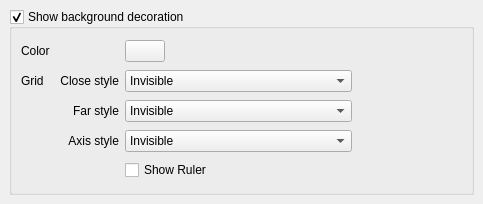
<ui version="4.0" >
 <class>GridNetConfigPage</class>
 <widget class="QFrame" name="GridNetConfigPage" >
  <property name="geometry" >
   <rect>
    <x>0</x>
    <y>0</y>
    <width>483</width>
    <height>204</height>
   </rect>
  </property>
  <property name="windowTitle" >
   <string>Settings</string>
  </property>
  <layout class="QVBoxLayout" >
   <property name="margin" >
    <number>9</number>
   </property>
   <property name="spacing" >
    <number>6</number>
   </property>
   <item>
    <widget class="QGroupBox" name="grid_group" >
     <property name="sizePolicy" >
      <sizepolicy>
       <hsizetype>5</hsizetype>
       <vsizetype>5</vsizetype>
       <horstretch>0</horstretch>
       <verstretch>0</verstretch>
      </sizepolicy>
     </property>
     <property name="title" >
      <string>Show background decoration</string>
     </property>
     <property name="checkable" >
      <bool>true</bool>
     </property>
     <layout class="QGridLayout" >
      <property name="margin" >
       <number>9</number>
      </property>
      <property name="spacing" >
       <number>6</number>
      </property>
      <item row="1" column="0" >
       <widget class="QLabel" name="label_5" >
        <property name="text" >
         <string>Grid   </string>
        </property>
       </widget>
      </item>
      <item row="0" column="0" colspan="2" >
       <widget class="QLabel" name="label_3" >
        <property name="text" >
         <string>Color</string>
        </property>
        <property name="alignment" >
         <set>Qt::AlignLeading|Qt::AlignLeft|Qt::AlignVCenter</set>
        </property>
       </widget>
      </item>
      <item row="1" column="1" >
       <widget class="QLabel" name="Close style" >
        <property name="text" >
         <string>Close style</string>
        </property>
        <property name="alignment" >
         <set>Qt::AlignRight|Qt::AlignTrailing|Qt::AlignVCenter</set>
        </property>
       </widget>
      </item>
      <item row="1" column="2" colspan="2" >
       <widget class="QComboBox" name="style1_cbx" >
        <item>
         <property name="text" >
          <string>Invisible</string>
         </property>
        </item>
        <item>
         <property name="text" >
          <string>Dots</string>
         </property>
        </item>
        <item>
         <property name="text" >
          <string>Dotted lines</string>
         </property>
        </item>
        <item>
         <property name="text" >
          <string>Light dotted lines</string>
         </property>
        </item>
        <item>
         <property name="text" >
          <string>Dotted lines, ten dots per division </string>
         </property>
        </item>
        <item>
         <property name="text" >
          <string>Crosses</string>
         </property>
        </item>
        <item>
         <property name="text" >
          <string>Lines</string>
         </property>
        </item>
        <item>
         <property name="text" >
          <string>Lines with ticks, ten ticks per division</string>
         </property>
        </item>
        <item>
         <property name="text" >
          <string>Checkerboard</string>
         </property>
        </item>
       </widget>
      </item>
      <item row="4" column="2" colspan="2" >
       <widget class="QCheckBox" name="show_ruler" >
        <property name="text" >
         <string>Show Ruler</string>
        </property>
       </widget>
      </item>
      <item row="1" column="4" >
       <spacer>
        <property name="orientation" >
         <enum>Qt::Horizontal</enum>
        </property>
        <property name="sizeHint" >
         <size>
          <width>40</width>
          <height>20</height>
         </size>
        </property>
       </spacer>
      </item>
      <item row="0" column="3" >
       <spacer>
        <property name="orientation" >
         <enum>Qt::Horizontal</enum>
        </property>
        <property name="sizeHint" >
         <size>
          <width>40</width>
          <height>20</height>
         </size>
        </property>
       </spacer>
      </item>
      <item row="0" column="2" >
       <widget class="QPushButton" name="grid_net_color_pb" >
        <property name="sizePolicy" >
         <sizepolicy>
          <hsizetype>5</hsizetype>
          <vsizetype>0</vsizetype>
          <horstretch>0</horstretch>
          <verstretch>0</verstretch>
         </sizepolicy>
        </property>
        <property name="text" >
         <string/>
        </property>
       </widget>
      </item>
      <item row="2" column="1" >
       <widget class="QLabel" name="label_2" >
        <property name="text" >
         <string>Far style</string>
        </property>
        <property name="alignment" >
         <set>Qt::AlignRight|Qt::AlignTrailing|Qt::AlignVCenter</set>
        </property>
       </widget>
      </item>
      <item row="2" column="2" colspan="2" >
       <widget class="QComboBox" name="style2_cbx" >
        <item>
         <property name="text" >
          <string>Invisible</string>
         </property>
        </item>
        <item>
         <property name="text" >
          <string>Dots</string>
         </property>
        </item>
        <item>
         <property name="text" >
          <string>Dotted lines</string>
         </property>
        </item>
        <item>
         <property name="text" >
          <string>Light dotted lines</string>
         </property>
        </item>
        <item>
         <property name="text" >
          <string>Dotted lines, ten dots per division </string>
         </property>
        </item>
        <item>
         <property name="text" >
          <string>Crosses</string>
         </property>
        </item>
        <item>
         <property name="text" >
          <string>Lines</string>
         </property>
        </item>
        <item>
         <property name="text" >
          <string>Lines with ticks, ten ticks per division</string>
         </property>
        </item>
        <item>
         <property name="text" >
          <string>Checkerboard</string>
         </property>
        </item>
       </widget>
      </item>
      <item row="3" column="1" >
       <widget class="QLabel" name="label_4" >
        <property name="text" >
         <string>Axis style</string>
        </property>
        <property name="alignment" >
         <set>Qt::AlignRight|Qt::AlignTrailing|Qt::AlignVCenter</set>
        </property>
       </widget>
      </item>
      <item row="3" column="2" colspan="2" >
       <widget class="QComboBox" name="style0_cbx" >
        <item>
         <property name="text" >
          <string>Invisible</string>
         </property>
        </item>
        <item>
         <property name="text" >
          <string>Dots</string>
         </property>
        </item>
        <item>
         <property name="text" >
          <string>Dotted lines</string>
         </property>
        </item>
        <item>
         <property name="text" >
          <string>Light dotted lines</string>
         </property>
        </item>
        <item>
         <property name="text" >
          <string>Dotted lines, ten dots per division </string>
         </property>
        </item>
        <item>
         <property name="text" >
          <string>Crosses</string>
         </property>
        </item>
        <item>
         <property name="text" >
          <string>Lines</string>
         </property>
        </item>
        <item>
         <property name="text" >
          <string>Lines with ticks, ten ticks per division</string>
         </property>
        </item>
       </widget>
      </item>
     </layout>
    </widget>
   </item>
  </layout>
 </widget>
 <layoutdefault spacing="6" margin="11" />
 <resources/>
 <connections/>
</ui>
